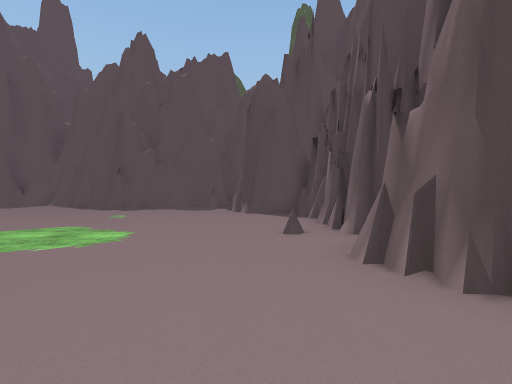
[1] (above)

22 first-person views from a walk through a Unity game level. The camera is 1.4 m above the floor, looks level and sees 85° across. The floor is counted in squares, 2 m on a side. Each view is taken from the middle of a square. On the plan, view 1 faces up. The plan holds only what a view shows up to about 9 squares ahead; the rest is blank. The place goes on beyond the plan. Some animated figures are not drawn. Some surface patterns are stand-ins.

[2]
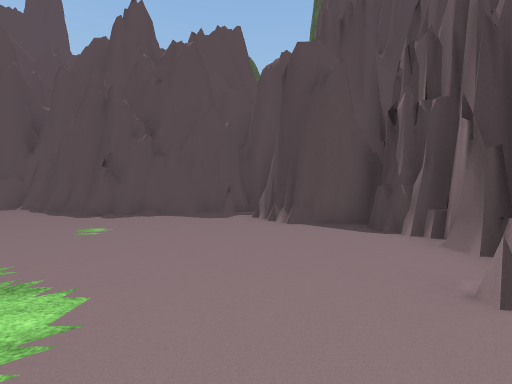

[3]
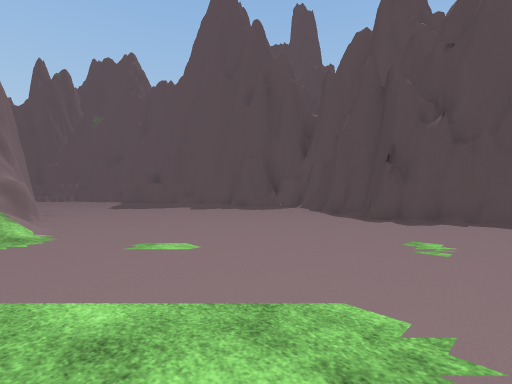

[4]
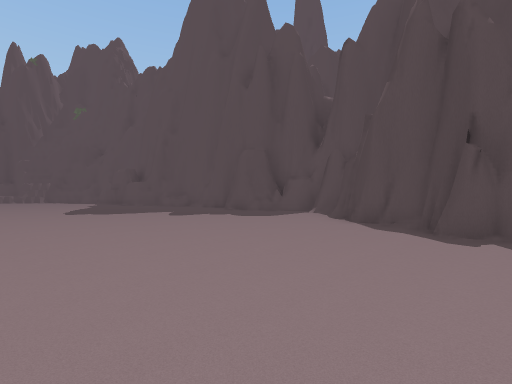

[5]
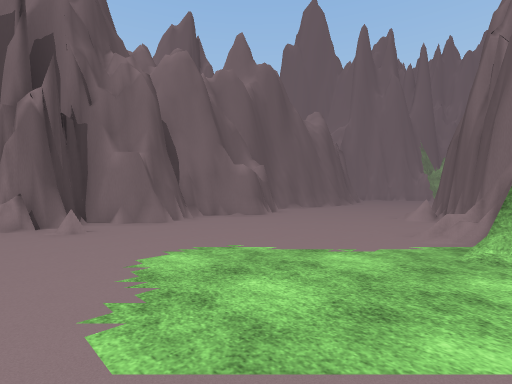

[6]
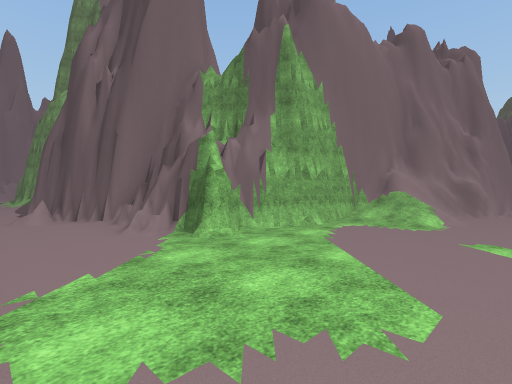

[7]
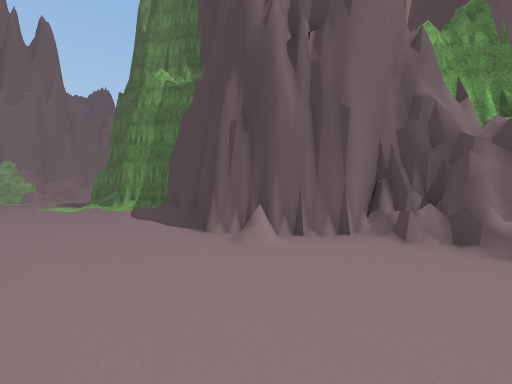

[8]
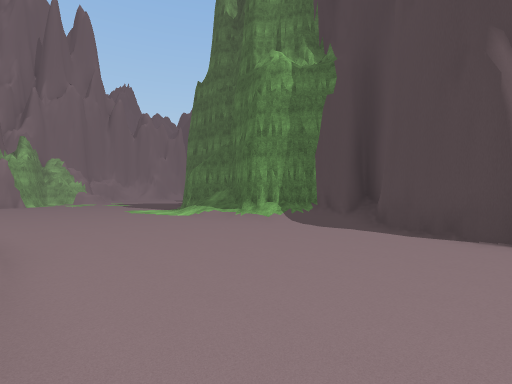

[9]
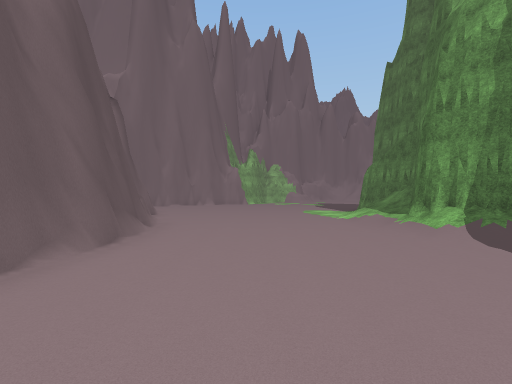

[10]
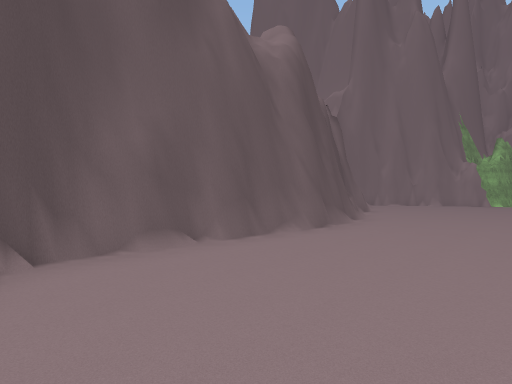

[11]
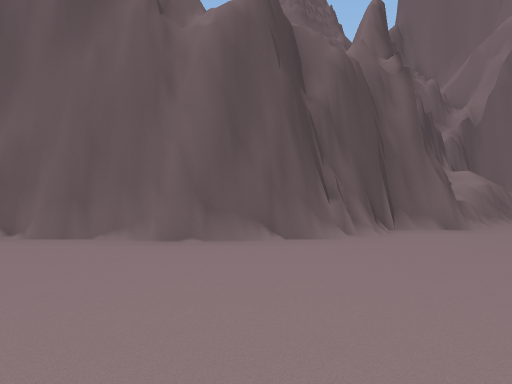

[12]
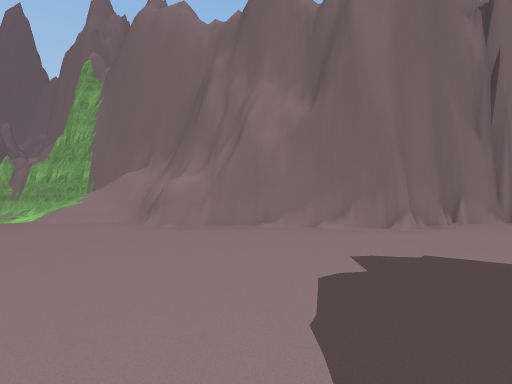

[13]
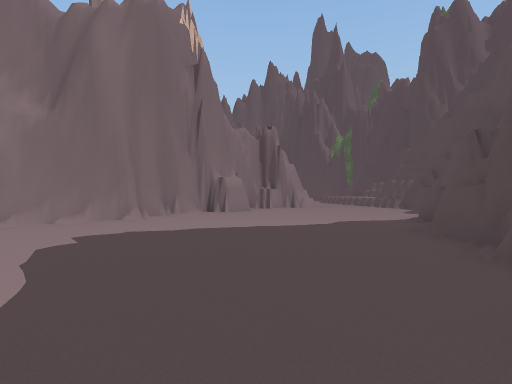

[14]
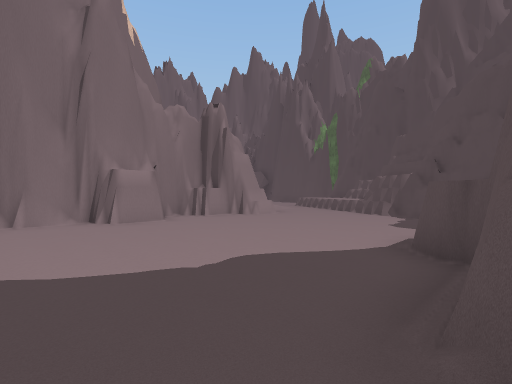

[15]
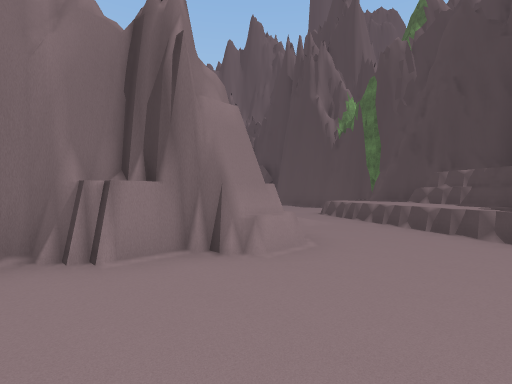

[16]
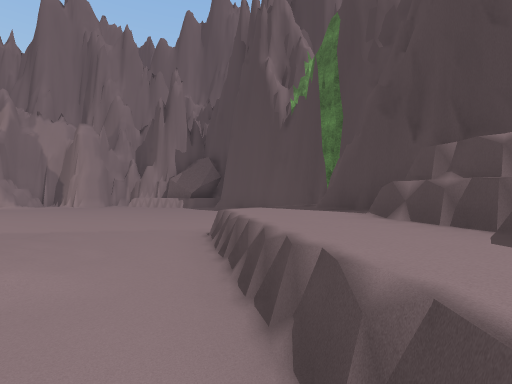

[17]
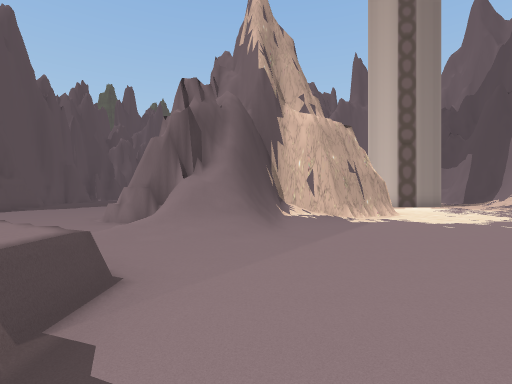

[18]
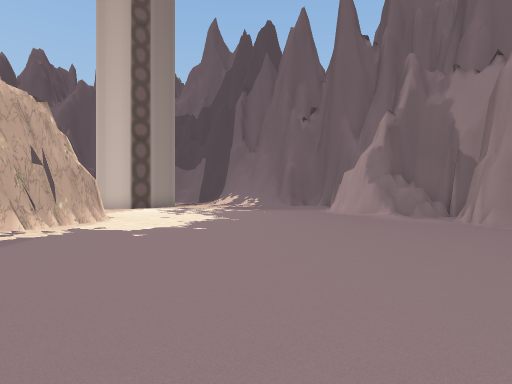

[19]
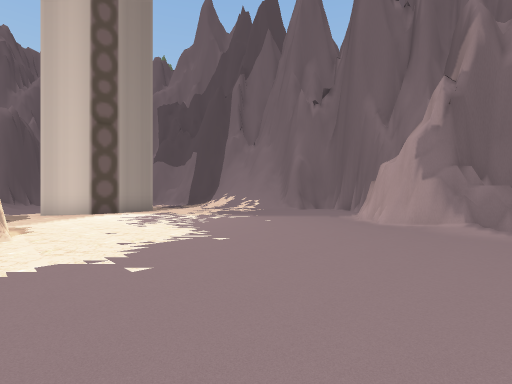

[20]
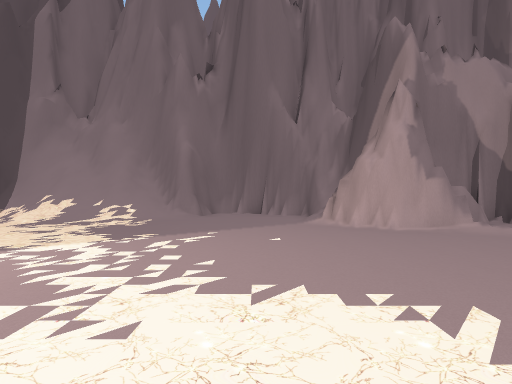

[21]
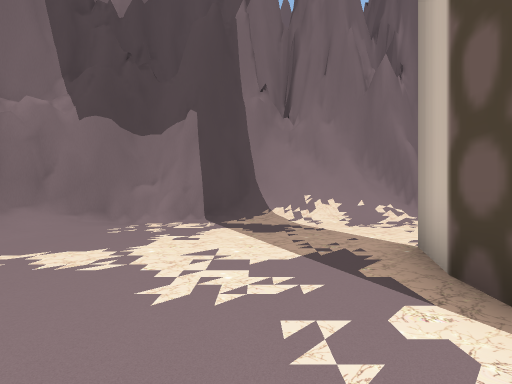

[22]
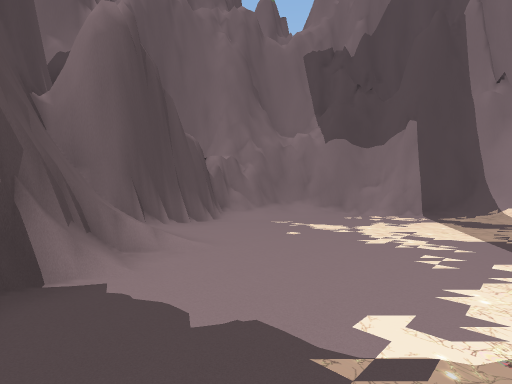

### Floor plan
Key: @ floor where view 1 was taken; # wall or solid block; . floor; / step, stairs or slope; = window, fence, low wall or low ledge; ^ raised ledge.
Columns run from 32 left of view 1 to 5 right of it. Each row starts with its distance up from view 1.
 13              #^....  ..####
 12           ####..... ......####
 11           #....................##
 10      ##.........................#
  9      #..........................###
  8   ####............................#
  7   #^^.............................##
  6  #^^^.............................#
  5 #^^^...###.##########............=#
  4 #^^..//######       ##=//.........#
  3  ^^..//##            ###/.........#
  2 .....//##              #####......#
  1  .....//#                 ###.....#
  0 ......./#                  #....@.#
 -1 ........##    ...##        ##.....
 -2  ........#    ...####       ##.....#
 -3  ................//##       ##.....#
 -4  ............#...../#       #......#
 -5  ............#......#      ##......#
 -6  ............#...../#      #/......#
 -7  ................../#      ##/....##
 -8  ##.//............./#       #/....##
 -9   #####.........../##       #/.....#
-10       #....//////###        #/.....#
-11       #...//######          #/.....##
-12       ########              #/......#
-13                                ... .##

Where each view was taken, in squares from view 1:
view 1: 0 up, 0 right, facing up
view 2: 3 up, 1 left, facing up
view 3: 4 up, 3 left, facing up-left
view 4: 6 up, 5 left, facing up-left
view 5: 6 up, 5 left, facing down-right
view 6: 6 up, 2 left, facing down-left
view 7: 1 up, 0 right, facing down-left
view 8: 3 down, 2 right, facing down-left
view 9: 3 down, 0 right, facing down
view 10: 2 down, 1 left, facing down-right
view 11: 8 down, 2 left, facing right
view 12: 11 up, 14 left, facing down
view 13: 13 up, 14 left, facing down-left
view 14: 12 up, 18 left, facing down-left
view 15: 8 up, 22 left, facing down-left
view 16: 7 up, 27 left, facing down-left
view 17: 2 up, 32 left, facing right
view 18: 0 up, 31 left, facing down-right
view 19: 2 down, 29 left, facing down-right
view 20: 3 down, 24 left, facing down
view 21: 3 down, 17 left, facing down
view 22: 1 down, 18 left, facing down-right
